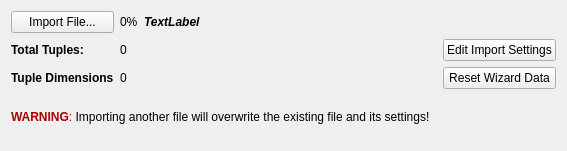
<?xml version="1.0" encoding="UTF-8"?>
<ui version="4.0">
 <class>ReadASCIIDataWidget</class>
 <widget class="QWidget" name="ReadASCIIDataWidget">
  <property name="geometry">
   <rect>
    <x>0</x>
    <y>0</y>
    <width>567</width>
    <height>151</height>
   </rect>
  </property>
  <property name="windowTitle">
   <string>Form</string>
  </property>
  <layout class="QGridLayout" name="gridLayout">
   <item row="3" column="2">
    <widget class="QLabel" name="tupleDims">
     <property name="sizePolicy">
      <sizepolicy hsizetype="Maximum" vsizetype="Preferred">
       <horstretch>0</horstretch>
       <verstretch>0</verstretch>
      </sizepolicy>
     </property>
     <property name="text">
      <string>0</string>
     </property>
    </widget>
   </item>
   <item row="0" column="1">
    <widget class="QPushButton" name="importFileBtn">
     <property name="text">
      <string>Import File...</string>
     </property>
    </widget>
   </item>
   <item row="2" column="1">
    <widget class="QLabel" name="tupleCountLabel">
     <property name="text">
      <string>&lt;html&gt;&lt;head/&gt;&lt;body&gt;&lt;p&gt;&lt;span style=&quot; font-weight:600;&quot;&gt;Total Tuples:&lt;/span&gt;&lt;/p&gt;&lt;/body&gt;&lt;/html&gt;</string>
     </property>
    </widget>
   </item>
   <item row="0" column="2">
    <widget class="QLabel" name="loadingProgress">
     <property name="sizePolicy">
      <sizepolicy hsizetype="Maximum" vsizetype="Preferred">
       <horstretch>0</horstretch>
       <verstretch>0</verstretch>
      </sizepolicy>
     </property>
     <property name="text">
      <string>0%</string>
     </property>
    </widget>
   </item>
   <item row="2" column="2">
    <widget class="QLabel" name="tupleCount">
     <property name="sizePolicy">
      <sizepolicy hsizetype="Maximum" vsizetype="Preferred">
       <horstretch>0</horstretch>
       <verstretch>0</verstretch>
      </sizepolicy>
     </property>
     <property name="text">
      <string>0</string>
     </property>
    </widget>
   </item>
   <item row="3" column="1">
    <widget class="QLabel" name="tupleDimsLabel">
     <property name="text">
      <string>&lt;html&gt;&lt;head/&gt;&lt;body&gt;&lt;p&gt;&lt;span style=&quot; font-weight:600;&quot;&gt;Tuple Dimensions&lt;/span&gt;&lt;/p&gt;&lt;/body&gt;&lt;/html&gt;</string>
     </property>
    </widget>
   </item>
   <item row="4" column="1" colspan="3">
    <widget class="QLabel" name="warningLabel">
     <property name="text">
      <string>&lt;html&gt;&lt;head/&gt;&lt;body&gt;&lt;p&gt;&lt;span style=&quot; font-size:9pt; font-weight:600; color:#aa0000;&quot;&gt;WARNING&lt;/span&gt;&lt;span style=&quot; font-size:9pt; color:#aa0000;&quot;&gt;: &lt;/span&gt;&lt;span style=&quot; font-size:9pt; color:#000000;&quot;&gt;Importing another file will overwrite the existing file and its settings!&lt;/span&gt;&lt;/p&gt;&lt;/body&gt;&lt;/html&gt;</string>
     </property>
    </widget>
   </item>
   <item row="2" column="4">
    <widget class="QPushButton" name="editImportSettings">
     <property name="text">
      <string>Edit Import Settings</string>
     </property>
    </widget>
   </item>
   <item row="3" column="4">
    <widget class="QPushButton" name="resetWizardBtn">
     <property name="text">
      <string>Reset Wizard Data</string>
     </property>
    </widget>
   </item>
   <item row="2" column="3" rowspan="2">
    <spacer name="horizontalSpacer">
     <property name="orientation">
      <enum>Qt::Horizontal</enum>
     </property>
     <property name="sizeHint" stdset="0">
      <size>
       <width>40</width>
       <height>20</height>
      </size>
     </property>
    </spacer>
   </item>
   <item row="0" column="3" colspan="2">
    <widget class="QLabel" name="fileImportedLabel">
     <property name="font">
      <font>
       <pointsize>9</pointsize>
       <weight>75</weight>
       <bold>true</bold>
      </font>
     </property>
     <property name="text">
      <string>&lt;html&gt;&lt;head/&gt;&lt;body&gt;&lt;p&gt;&lt;span style=&quot; font-size:9pt; font-weight:600; font-style:italic;&quot;&gt;TextLabel&lt;/span&gt;&lt;/p&gt;&lt;/body&gt;&lt;/html&gt;</string>
     </property>
     <property name="wordWrap">
      <bool>true</bool>
     </property>
    </widget>
   </item>
  </layout>
 </widget>
 <resources/>
 <connections/>
</ui>
